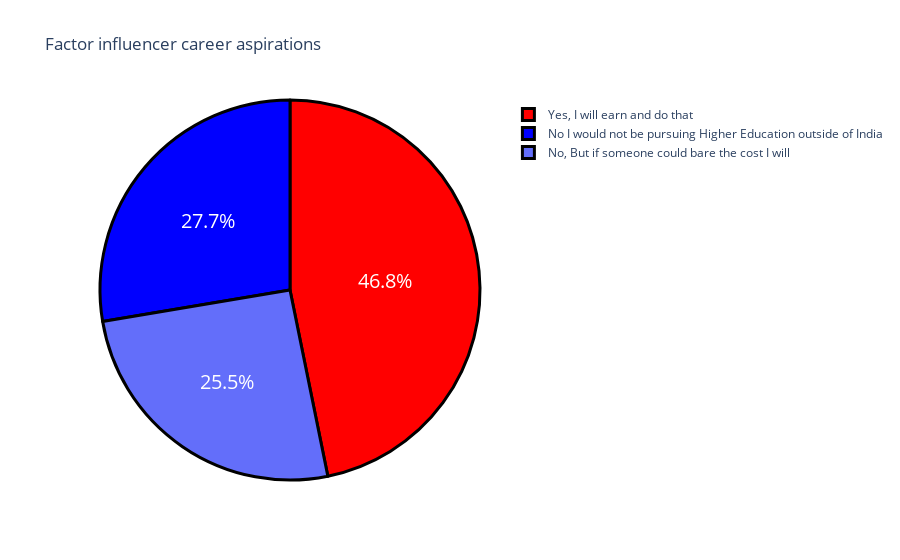

Source (notebook cell):
### Code cell
question2=df["Would you definitely pursue a Higher Education / Post Graduation outside of India ? If only you have to self sponsor it."].value_counts()
label=question2.index
count=question2.values
colors=['red','blue']
fig=go.Figure(data=[go.Pie(labels=label,values=count)])
fig.update_layout(title_text="Factor influencer career aspirations")
fig.update_traces(hoverinfo='label+value',textinfo="percent",textfont_size=20,
                 marker=dict(colors=colors,line=dict(color='Black',width=3)))
fig.show()

### Figure 1 — Plotly figure (JSON) as saved in the notebook; plotly's stock layout.template omitted (floating-point values rounded to 4 significant figures)
{"data": [{"hoverinfo": "label+value", "labels": ["Yes, I will earn and do that", "No I would not be pursuing Higher Education outside of India", "No, But if someone could bare the cost I will"], "marker": {"colors": ["red", "blue"], "line": {"color": "Black", "width": 3}}, "textfont": {"size": 20}, "textinfo": "percent", "type": "pie", "values": [110, 65, 60]}], "layout": {"autosize": true, "title": {"text": "Factor influencer career aspirations"}}}
